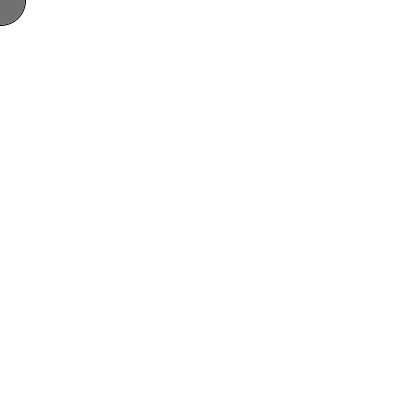
Frame 1 (no input)
Frame 60 (the mouse pressed at the canvas centre just before this capture): identical to frame 1, image omitted
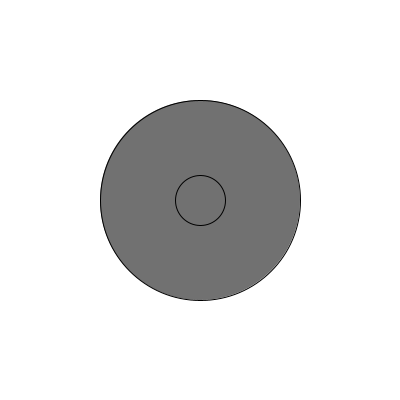
Frame 120 (the mouse held since frame 60 and released just before this capture)

The Processing sketch that drew these frames (run headless with seeded random() and noise(); from frame 60 on, the mouse is pressed at the canvas centre):

// Processing sketch: processing_37211
// ── processing_37211.pde

void setup(){
 size(400,400);

}

void draw(){
  background(255,255,255);
  fill(113);
  ellipse(200,200,mouseX,mouseX); //this is an ellipse fixed at a point that can be manipulated
  fill(113);
  ellipse(mouseX,mouseY,50,50);
  
}
